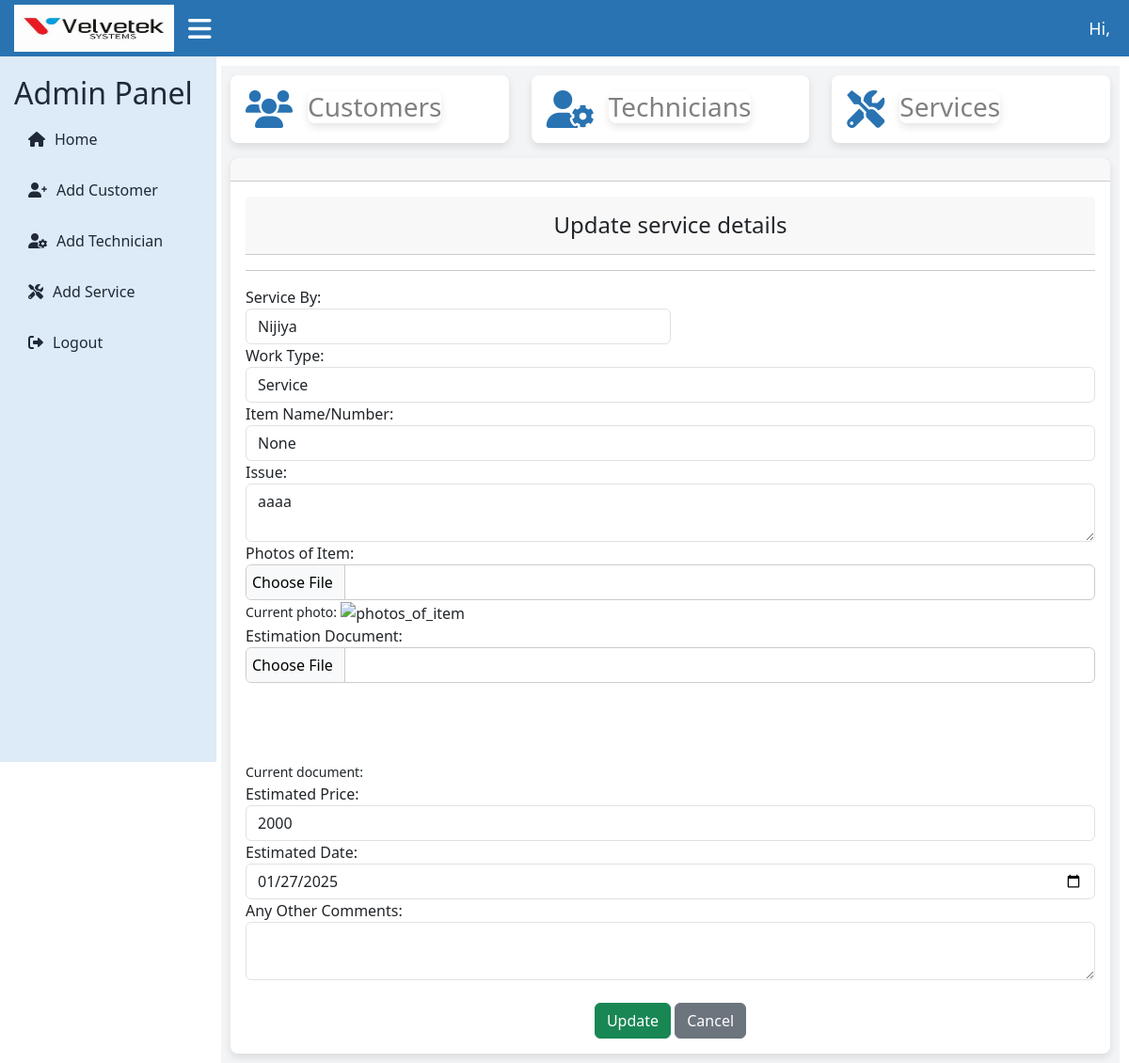
The page /velvetekapp/update-applied-service/17/ on the database its author committed.
### velvetekapp/models.py (models this page shows, shortened)
class Apply(models.Model):
    customer = models.ForeignKey(Customer, on_delete=models.CASCADE,blank=True,null=True)
    name=models.CharField(max_length=255,null=True)
    address = models.TextField(null=True)
    contact_number = models.CharField(max_length=15,null=True)
    whatsapp_number = models.CharField(max_length=15,null=True)
    referred_by =models.CharField(max_length=255,null=True)
    service_by = models.ForeignKey(CustomUser, on_delete=models.CASCADE)
    WORK_TYPE_CHOICES=[
        ('sale','sale'),('service','service'),
    ]
    work_type=models.CharField(max_length=10,choices=WORK_TYPE_CHOICES,default='sale')
    item_name_or_number = models.CharField(max_length=255,null=True)
    issue = models.TextField(blank=True,null=True) #applicable for 'services'
    photos_of_item =models.TextField(null=True, blank=True)
    estimation_document =models.FileField(upload_to='pdf',null=True,blank=True)
    estimated_price = models.CharField(max_length=255)
    estimated_date = models.DateField(null=True)
    any_other_comments = models.CharField(max_length=255,null=True,blank=True)
    created_at = models.DateField(default=timezone.now)

### loginapp/models.py (models this page shows, shortened)
class CustomUser(AbstractUser):
    ROLE_CHOICES = (
        ('admin', 'Admin'),
        ('technician', 'Technician'),
        ('user', 'User'),
    )
    role = models.CharField(max_length=20, choices=ROLE_CHOICES, default='user')

### velvetekapp/views.py (the view, shortened to what this page needs)
# urls.py: path('update-applied-service/<int:service_id>/',views.update_applied_service,name='update_applied_service'),
def update_applied_service(request, service_id):
    applied_service = get_object_or_404(Apply, id=service_id)
    users = CustomUser.objects.all()  # Fetch all users for the dropdown
    context = {
        'applied_service': applied_service,
        'users': users,  # Pass users for the dropdown
    }
    return render(request, 'update_applied_service.html', context)

### templates/update_applied_service.html (shortened to what this page needs)
{% extends 'admin_dashboard.html' %}
{% block content %}
<div class="row">
    <div class="col-md-12">
        <div class="card">
            <div class="card-header">
            </div>
            <form method="POST" action="{% url 'update_applied_service' applied_service.id %}" enctype="multipart/form-data">
                <div class="card-body">
                    <div class="form-group">
                        <div class="card-header">
                            <h4 class="card-title text-center">Update service details</h4>
                        </div>
                        <hr></hr>
                        <div class="form-group col-md-6 ">
                            <label for="service_by">Service By:</label>
                            <select name="service_by" id="service_by"  class="form-control" required>
                                {% for user in users %}
                                    <option value="{{ user.id }}" {% if applied_service.service_by.id == user.id %}selected{% endif %}>
                                        {{ user.username }}
                                    </option>
                                {% endfor %}
                            </select>
                        </div>
                            <div>
                        <label for="work_type">Work Type:</label>
                        <select id="work_type" name="work_type" class="form-control">
                            <option value="service" {% if applied_service.work_type == 'service' %} selected {% endif %}>Service</option>
                        </select>
                    </div>
                    <div class="form-group">
                        <label for="item_name_or_number">Item Name/Number:</label>
                        <input type="text" id="item_name_or_number" name="item_name_or_number" class="form-control" value="{{ applied_service.item_name_or_number }}">
                    </div>
                    <div class="form-group">
                        <label for="issue">Issue:</label>
                        <textarea id="issue" name="issue" class="form-control">{{ applied_service.issue }}</textarea>
                    </div>
                    <div class="form-group">
                        <label for="photos_of_item">Photos of Item:</label>
                        <input type="file" id="photos_of_item" name="photos_of_item" class="form-control">
                        <small>Current photo:</small>
                        <img src="{{ applied_service.photos_of_item.url }}" alt="photos_of_item" width="100" height="100">
                    </div>
                    <div class="form-group">
                        <label for="estimation_document">Estimation Document:</label>
                        <input type="file" id="estimation_document" name="estimation_document" class="form-control">
                        <small>Current document:</small>
                        <iframe src="{{ applied_service.estimation_document.url }}" width="100" height="100" style="border: none;"></iframe>
                    </div>
                    <div class="form-group">
                        <label for="estimated_price">Estimated Price:</label>
                        <input type="text" id="estimated_price" name="estimated_price" class="form-control" value="{{ applied_service.estimated_price }}">
                    </div>
                    <div class="form-group">
                        <label for="estimated_date">Estimated Date:</label>
                        <input type="date" id="estimated_date" name="estimated_date" class="form-control" value="{{ applied_service.estimated_date|date:'Y-m-d' }}">
                    </div>
                    <div class="form-group">
                        <label for="any_other_comments">Any Other Comments:</label>
                        <textarea id="any_other_comments" name="any_other_comments" class="form-control">{{ applied_service.any_other_comments }}</textarea>
                    </div>
                    <div class="text-center mt-4">
                        <button type="submit" class="btn btn-success">Update</button>
                        <a href="{% url 'admin_dashboard' %}" class="btn btn-secondary">Cancel</a>
                    </div>
                </div>
            </form>
        </div>
    </div>
</div>
{% endblock %}

### static/assets/css/admin_dashboard.css (style rules this page uses)
:root { --primary-color: #2973B2; --secondary-color: #F3F4F6; --accent-color: #441172; --text-color: #1F2937; --white: #ffffff; --sidebar-color: #DDEAF7; }
.card { border: none; border-radius: 8px; box-shadow: 0 4px 8px rgba(0, 0, 0, 0.1); transition: transform 0.2s ease, box-shadow 0.2s ease; }
input[type="file"] { color: transparent; border: 1px solid #ccc; padding: 6px; width: 100%; box-sizing: border-box; }

### rows shown on the page
Apply: service_by "Nijiya", work_type "Service", item_name_or_number "None", issue "aaaa", estimated_price "2000", estimated_date "01/27/2025"
